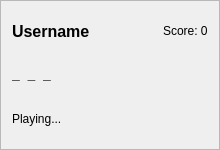
<?xml version="1.0" encoding="UTF-8"?>
<ui version="4.0">
 <class>PlayerStatusWidget</class>
 <widget class="QFrame" name="PlayerStatusWidget">
  <property name="geometry">
   <rect>
    <x>0</x>
    <y>0</y>
    <width>220</width>
    <height>150</height>
   </rect>
  </property>
  <property name="windowTitle">
   <string>Frame</string>
  </property>
  <property name="frameShape">
   <enum>QFrame::StyledPanel</enum>
  </property>
  <layout class="QVBoxLayout" name="layout">
   <item>
    <layout class="QHBoxLayout" name="header_layout">
     <item>
      <widget class="QLabel" name="username_label">
       <property name="font">
        <font>
         <family>Arial</family>
         <pointsize>12</pointsize>
         <weight>75</weight>
         <bold>true</bold>
        </font>
       </property>
       <property name="text">
        <string>Username</string>
       </property>
      </widget>
     </item>
     <item>
      <spacer name="horizontalSpacer">
       <property name="orientation">
        <enum>Qt::Horizontal</enum>
       </property>
       <property name="sizeHint" stdset="0">
        <size>
         <width>40</width>
         <height>20</height>
        </size>
       </property>
      </spacer>
     </item>
     <item>
      <widget class="QLabel" name="score_label">
       <property name="text">
        <string>Score: 0</string>
       </property>
      </widget>
     </item>
    </layout>
   </item>
   <item>
    <widget class="QLabel" name="masked_word_label">
     <property name="font">
      <font>
       <family>Courier New</family>
       <pointsize>10</pointsize>
      </font>
     </property>
     <property name="text">
      <string>_ _ _</string>
     </property>
    </widget>
   </item>
   <item>
    <widget class="QLabel" name="status_label">
     <property name="text">
      <string>Playing...</string>
     </property>
    </widget>
   </item>
  </layout>
 </widget>
 <resources/>
 <connections/>
</ui> 
